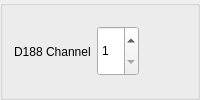
           <widget class="QGroupBox" name="groupBox">
            <property name="layoutDirection">
             <enum>Qt::LayoutDirection::LeftToRight</enum>
            </property>
            <property name="title">
             <string/>
            </property>
            <property name="alignment">
             <set>Qt::AlignmentFlag::AlignLeading|Qt::AlignmentFlag::AlignLeft|Qt::AlignmentFlag::AlignVCenter</set>
            </property>
            <layout class="QHBoxLayout" name="horizontalLayout_2">
             <item>
              <widget class="QLabel" name="label_2">
               <property name="maximumSize">
                <size>
                 <width>100</width>
                 <height>16777215</height>
                </size>
               </property>
               <property name="layoutDirection">
                <enum>Qt::LayoutDirection::RightToLeft</enum>
               </property>
               <property name="text">
                <string>D188 Channel</string>
               </property>
               <property name="alignment">
                <set>Qt::AlignmentFlag::AlignLeading|Qt::AlignmentFlag::AlignLeft|Qt::AlignmentFlag::AlignVCenter</set>
               </property>
              </widget>
             </item>
             <item>
              <widget class="QSpinBox" name="spinBox_7">
               <property name="maximumSize">
                <size>
                 <width>60</width>
                 <height>50</height>
                </size>
               </property>
               <property name="minimum">
                <number>1</number>
               </property>
               <property name="maximum">
                <number>8</number>
               </property>
              </widget>
             </item>
             <item>
              <widget class="QWidget" name="widget" native="true"/>
             </item>
            </layout>
           </widget>
